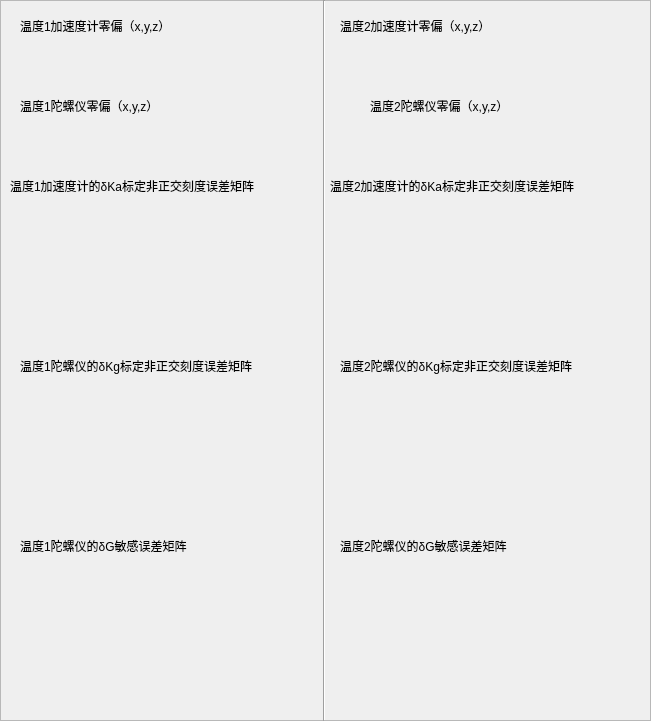
  <widget class="QFrame" name="frame_2">
   <property name="geometry">
    <rect>
     <x>450</x>
     <y>10</y>
     <width>651</width>
     <height>721</height>
    </rect>
   </property>
   <property name="frameShape">
    <enum>QFrame::StyledPanel</enum>
   </property>
   <property name="frameShadow">
    <enum>QFrame::Plain</enum>
   </property>
   <widget class="QLabel" name="Label_bgz_2">
    <property name="geometry">
     <rect>
      <x>540</x>
      <y>120</y>
      <width>91</width>
      <height>41</height>
     </rect>
    </property>
    <property name="text">
     <string/>
    </property>
   </widget>
   <widget class="QLabel" name="Label_ka1_2">
    <property name="geometry">
     <rect>
      <x>340</x>
      <y>200</y>
      <width>91</width>
      <height>41</height>
     </rect>
    </property>
    <property name="text">
     <string/>
    </property>
   </widget>
   <widget class="QLabel" name="Label_G9_1">
    <property name="geometry">
     <rect>
      <x>220</x>
      <y>660</y>
      <width>91</width>
      <height>41</height>
     </rect>
    </property>
    <property name="text">
     <string/>
    </property>
   </widget>
   <widget class="QLabel" name="Label_baz_1">
    <property name="geometry">
     <rect>
      <x>220</x>
      <y>40</y>
      <width>91</width>
      <height>41</height>
     </rect>
    </property>
    <property name="text">
     <string/>
    </property>
   </widget>
   <widget class="QLabel" name="Label_bax_2">
    <property name="geometry">
     <rect>
      <x>340</x>
      <y>40</y>
      <width>91</width>
      <height>41</height>
     </rect>
    </property>
    <property name="text">
     <string/>
    </property>
   </widget>
   <widget class="QLabel" name="Label_kg8_1">
    <property name="geometry">
     <rect>
      <x>220</x>
      <y>430</y>
      <width>91</width>
      <height>41</height>
     </rect>
    </property>
    <property name="text">
     <string/>
    </property>
   </widget>
   <widget class="QLabel" name="Label_kg8_2">
    <property name="geometry">
     <rect>
      <x>540</x>
      <y>430</y>
      <width>91</width>
      <height>41</height>
     </rect>
    </property>
    <property name="text">
     <string/>
    </property>
   </widget>
   <widget class="QLabel" name="Label_G6_2">
    <property name="geometry">
     <rect>
      <x>440</x>
      <y>660</y>
      <width>91</width>
      <height>41</height>
     </rect>
    </property>
    <property name="text">
     <string/>
    </property>
   </widget>
   <widget class="QLabel" name="Label_bgy_1">
    <property name="geometry">
     <rect>
      <x>120</x>
      <y>120</y>
      <width>91</width>
      <height>41</height>
     </rect>
    </property>
    <property name="text">
     <string/>
    </property>
   </widget>
   <widget class="QLabel" name="Label_ka8_2">
    <property name="geometry">
     <rect>
      <x>540</x>
      <y>250</y>
      <width>91</width>
      <height>41</height>
     </rect>
    </property>
    <property name="text">
     <string/>
    </property>
   </widget>
   <widget class="QLabel" name="slabel_35">
    <property name="geometry">
     <rect>
      <x>370</x>
      <y>90</y>
      <width>291</width>
      <height>31</height>
     </rect>
    </property>
    <property name="styleSheet">
     <string notr="true">.QLabel{
border-style: solid;
border-width: 0px;
border-color: black;
}</string>
    </property>
    <property name="text">
     <string>温度2陀螺仪零偏（x,y,z）</string>
    </property>
   </widget>
   <widget class="QLabel" name="Label_kg6_2">
    <property name="geometry">
     <rect>
      <x>440</x>
      <y>480</y>
      <width>91</width>
      <height>41</height>
     </rect>
    </property>
    <property name="text">
     <string/>
    </property>
   </widget>
   <widget class="QLabel" name="Label_ka9_1">
    <property name="geometry">
     <rect>
      <x>220</x>
      <y>300</y>
      <width>91</width>
      <height>41</height>
     </rect>
    </property>
    <property name="text">
     <string/>
    </property>
   </widget>
   <widget class="QLabel" name="Label_G9_2">
    <property name="geometry">
     <rect>
      <x>540</x>
      <y>660</y>
      <width>91</width>
      <height>41</height>
     </rect>
    </property>
    <property name="text">
     <string/>
    </property>
   </widget>
   <widget class="QLabel" name="Label_ka6_1">
    <property name="geometry">
     <rect>
      <x>120</x>
      <y>300</y>
      <width>91</width>
      <height>41</height>
     </rect>
    </property>
    <property name="text">
     <string/>
    </property>
   </widget>
   <widget class="QLabel" name="Label_ka7_2">
    <property name="geometry">
     <rect>
      <x>540</x>
      <y>200</y>
      <width>91</width>
      <height>41</height>
     </rect>
    </property>
    <property name="text">
     <string/>
    </property>
   </widget>
   <widget class="QLabel" name="Label_kg2_2">
    <property name="geometry">
     <rect>
      <x>340</x>
      <y>430</y>
      <width>91</width>
      <height>41</height>
     </rect>
    </property>
    <property name="text">
     <string/>
    </property>
   </widget>
   <widget class="QLabel" name="Label_G6_1">
    <property name="geometry">
     <rect>
      <x>120</x>
      <y>660</y>
      <width>91</width>
      <height>41</height>
     </rect>
    </property>
    <property name="text">
     <string/>
    </property>
   </widget>
   <widget class="QLabel" name="Label_ka2_2">
    <property name="geometry">
     <rect>
      <x>340</x>
      <y>250</y>
      <width>91</width>
      <height>41</height>
     </rect>
    </property>
    <property name="text">
     <string/>
    </property>
   </widget>
   <widget class="QLabel" name="Label_bgx_2">
    <property name="geometry">
     <rect>
      <x>340</x>
      <y>120</y>
      <width>91</width>
      <height>41</height>
     </rect>
    </property>
    <property name="text">
     <string/>
    </property>
   </widget>
   <widget class="QLabel" name="slabel_41">
    <property name="geometry">
     <rect>
      <x>20</x>
      <y>530</y>
      <width>291</width>
      <height>31</height>
     </rect>
    </property>
    <property name="styleSheet">
     <string notr="true">.QLabel{
border-style: solid;
border-width: 0px;
border-color: black;
}</string>
    </property>
    <property name="text">
     <string>温度1陀螺仪的δG敏感误差矩阵</string>
    </property>
    <property name="alignment">
     <set>Qt::AlignLeading|Qt::AlignLeft|Qt::AlignVCenter</set>
    </property>
   </widget>
   <widget class="QLabel" name="slabel_37">
    <property name="geometry">
     <rect>
      <x>340</x>
      <y>350</y>
      <width>301</width>
      <height>31</height>
     </rect>
    </property>
    <property name="styleSheet">
     <string notr="true">.QLabel{
border-style: solid;
border-width: 0px;
border-color: black;
}</string>
    </property>
    <property name="text">
     <string>温度2陀螺仪的δKg标定非正交刻度误差矩阵</string>
    </property>
   </widget>
   <widget class="QLabel" name="Label_ka4_1">
    <property name="geometry">
     <rect>
      <x>120</x>
      <y>202</y>
      <width>91</width>
      <height>41</height>
     </rect>
    </property>
    <property name="text">
     <string/>
    </property>
   </widget>
   <widget class="QLabel" name="Label_kg2_1">
    <property name="geometry">
     <rect>
      <x>20</x>
      <y>430</y>
      <width>91</width>
      <height>41</height>
     </rect>
    </property>
    <property name="text">
     <string/>
    </property>
   </widget>
   <widget class="QLabel" name="Label_ka1_1">
    <property name="geometry">
     <rect>
      <x>20</x>
      <y>202</y>
      <width>91</width>
      <height>41</height>
     </rect>
    </property>
    <property name="text">
     <string/>
    </property>
   </widget>
   <widget class="QLabel" name="Label_G3_2">
    <property name="geometry">
     <rect>
      <x>340</x>
      <y>660</y>
      <width>91</width>
      <height>41</height>
     </rect>
    </property>
    <property name="text">
     <string/>
    </property>
   </widget>
   <widget class="QLabel" name="slabel_34">
    <property name="geometry">
     <rect>
      <x>340</x>
      <y>10</y>
      <width>291</width>
      <height>31</height>
     </rect>
    </property>
    <property name="styleSheet">
     <string notr="true">.QLabel{
border-style: solid;
border-width: 0px;
border-color: black;
}</string>
    </property>
    <property name="text">
     <string>温度2加速度计零偏（x,y,z）</string>
    </property>
   </widget>
   <widget class="QLabel" name="Label_kg1_1">
    <property name="geometry">
     <rect>
      <x>20</x>
      <y>380</y>
      <width>91</width>
      <height>41</height>
     </rect>
    </property>
    <property name="text">
     <string/>
    </property>
   </widget>
   <widget class="QLabel" name="Label_ka9_2">
    <property name="geometry">
     <rect>
      <x>540</x>
      <y>300</y>
      <width>91</width>
      <height>41</height>
     </rect>
    </property>
    <property name="text">
     <string/>
    </property>
   </widget>
   <widget class="QLabel" name="Label_G3_1">
    <property name="geometry">
     <rect>
      <x>20</x>
      <y>660</y>
      <width>91</width>
      <height>41</height>
     </rect>
    </property>
    <property name="text">
     <string/>
    </property>
   </widget>
   <widget class="QLabel" name="Label_ka3_2">
    <property name="geometry">
     <rect>
      <x>340</x>
      <y>300</y>
      <width>91</width>
      <height>41</height>
     </rect>
    </property>
    <property name="text">
     <string/>
    </property>
   </widget>
   <widget class="QLabel" name="Label_kg9_1">
    <property name="geometry">
     <rect>
      <x>220</x>
      <y>480</y>
      <width>91</width>
      <height>41</height>
     </rect>
    </property>
    <property name="text">
     <string/>
    </property>
   </widget>
   <widget class="QLabel" name="Label_kg7_1">
    <property name="geometry">
     <rect>
      <x>220</x>
      <y>380</y>
      <width>91</width>
      <height>41</height>
     </rect>
    </property>
    <property name="text">
     <string/>
    </property>
   </widget>
   <widget class="QLabel" name="Label_ka4_2">
    <property name="geometry">
     <rect>
      <x>440</x>
      <y>200</y>
      <width>91</width>
      <height>41</height>
     </rect>
    </property>
    <property name="text">
     <string/>
    </property>
   </widget>
   <widget class="QLabel" name="Label_ka5_2">
    <property name="geometry">
     <rect>
      <x>440</x>
      <y>250</y>
      <width>91</width>
      <height>41</height>
     </rect>
    </property>
    <property name="text">
     <string/>
    </property>
   </widget>
   <widget class="QLabel" name="Label_G5_1">
    <property name="geometry">
     <rect>
      <x>120</x>
      <y>610</y>
      <width>91</width>
      <height>41</height>
     </rect>
    </property>
    <property name="text">
     <string/>
    </property>
   </widget>
   <widget class="QLabel" name="slabel_42">
    <property name="geometry">
     <rect>
      <x>330</x>
      <y>170</y>
      <width>311</width>
      <height>31</height>
     </rect>
    </property>
    <property name="styleSheet">
     <string notr="true">.QLabel{
border-style: solid;
border-width: 0px;
border-color: black;
}</string>
    </property>
    <property name="text">
     <string>温度2加速度计的δKa标定非正交刻度误差矩阵</string>
    </property>
    <property name="alignment">
     <set>Qt::AlignLeading|Qt::AlignLeft|Qt::AlignVCenter</set>
    </property>
   </widget>
   <widget class="QLabel" name="Label_G1_2">
    <property name="geometry">
     <rect>
      <x>340</x>
      <y>560</y>
      <width>91</width>
      <height>41</height>
     </rect>
    </property>
    <property name="text">
     <string/>
    </property>
   </widget>
   <widget class="QLabel" name="Label_ka5_1">
    <property name="geometry">
     <rect>
      <x>120</x>
      <y>250</y>
      <width>91</width>
      <height>41</height>
     </rect>
    </property>
    <property name="text">
     <string/>
    </property>
   </widget>
   <widget class="QLabel" name="Label_bgx_1">
    <property name="geometry">
     <rect>
      <x>20</x>
      <y>120</y>
      <width>91</width>
      <height>41</height>
     </rect>
    </property>
    <property name="text">
     <string/>
    </property>
   </widget>
   <widget class="QLabel" name="Label_ka3_1">
    <property name="geometry">
     <rect>
      <x>20</x>
      <y>300</y>
      <width>91</width>
      <height>41</height>
     </rect>
    </property>
    <property name="text">
     <string/>
    </property>
   </widget>
   <widget class="QLabel" name="Label_bgz_1">
    <property name="geometry">
     <rect>
      <x>220</x>
      <y>120</y>
      <width>91</width>
      <height>41</height>
     </rect>
    </property>
    <property name="text">
     <string/>
    </property>
   </widget>
   <widget class="QLabel" name="slabel_38">
    <property name="geometry">
     <rect>
      <x>340</x>
      <y>530</y>
      <width>291</width>
      <height>31</height>
     </rect>
    </property>
    <property name="styleSheet">
     <string notr="true">.QLabel{
border-style: solid;
border-width: 0px;
border-color: black;
}</string>
    </property>
    <property name="text">
     <string>温度2陀螺仪的δG敏感误差矩阵</string>
    </property>
    <property name="alignment">
     <set>Qt::AlignLeading|Qt::AlignLeft|Qt::AlignVCenter</set>
    </property>
   </widget>
   <widget class="QLabel" name="slabel_39">
    <property name="geometry">
     <rect>
      <x>20</x>
      <y>90</y>
      <width>291</width>
      <height>31</height>
     </rect>
    </property>
    <property name="styleSheet">
     <string notr="true">.QLabel{
border-style: solid;
border-width: 0px;
border-color: black;
}</string>
    </property>
    <property name="text">
     <string>温度1陀螺仪零偏（x,y,z）</string>
    </property>
   </widget>
   <widget class="QLabel" name="Label_bgy_2">
    <property name="geometry">
     <rect>
      <x>440</x>
      <y>120</y>
      <width>91</width>
      <height>41</height>
     </rect>
    </property>
    <property name="text">
     <string/>
    </property>
   </widget>
   <widget class="QLabel" name="Label_kg9_2">
    <property name="geometry">
     <rect>
      <x>540</x>
      <y>480</y>
      <width>91</width>
      <height>41</height>
     </rect>
    </property>
    <property name="text">
     <string/>
    </property>
   </widget>
   <widget class="QLabel" name="Label_G7_1">
    <property name="geometry">
     <rect>
      <x>220</x>
      <y>560</y>
      <width>91</width>
      <height>41</height>
     </rect>
    </property>
    <property name="text">
     <string/>
    </property>
   </widget>
   <widget class="QLabel" name="Label_ka6_2">
    <property name="geometry">
     <rect>
      <x>440</x>
      <y>300</y>
      <width>91</width>
      <height>41</height>
     </rect>
    </property>
    <property name="text">
     <string/>
    </property>
   </widget>
   <widget class="QLabel" name="Label_kg1_2">
    <property name="geometry">
     <rect>
      <x>340</x>
      <y>380</y>
      <width>91</width>
      <height>41</height>
     </rect>
    </property>
    <property name="text">
     <string/>
    </property>
   </widget>
   <widget class="QLabel" name="slabel_43">
    <property name="geometry">
     <rect>
      <x>20</x>
      <y>350</y>
      <width>301</width>
      <height>31</height>
     </rect>
    </property>
    <property name="styleSheet">
     <string notr="true">.QLabel{
border-style: solid;
border-width: 0px;
border-color: black;
}</string>
    </property>
    <property name="text">
     <string>温度1陀螺仪的δKg标定非正交刻度误差矩阵</string>
    </property>
   </widget>
   <widget class="QLabel" name="Label_G8_2">
    <property name="geometry">
     <rect>
      <x>540</x>
      <y>610</y>
      <width>91</width>
      <height>41</height>
     </rect>
    </property>
    <property name="text">
     <string/>
    </property>
   </widget>
   <widget class="QLabel" name="Label_bax_1">
    <property name="geometry">
     <rect>
      <x>20</x>
      <y>40</y>
      <width>91</width>
      <height>41</height>
     </rect>
    </property>
    <property name="text">
     <string/>
    </property>
   </widget>
   <widget class="QLabel" name="Label_kg4_2">
    <property name="geometry">
     <rect>
      <x>440</x>
      <y>380</y>
      <width>91</width>
      <height>41</height>
     </rect>
    </property>
    <property name="text">
     <string/>
    </property>
   </widget>
   <widget class="QLabel" name="Label_kg5_2">
    <property name="geometry">
     <rect>
      <x>440</x>
      <y>430</y>
      <width>91</width>
      <height>41</height>
     </rect>
    </property>
    <property name="text">
     <string/>
    </property>
   </widget>
   <widget class="QLabel" name="Label_G4_1">
    <property name="geometry">
     <rect>
      <x>120</x>
      <y>560</y>
      <width>91</width>
      <height>41</height>
     </rect>
    </property>
    <property name="text">
     <string/>
    </property>
   </widget>
   <widget class="QLabel" name="Label_G7_2">
    <property name="geometry">
     <rect>
      <x>540</x>
      <y>560</y>
      <width>91</width>
      <height>41</height>
     </rect>
    </property>
    <property name="text">
     <string/>
    </property>
   </widget>
   <widget class="QLabel" name="slabel_40">
    <property name="geometry">
     <rect>
      <x>20</x>
      <y>10</y>
      <width>291</width>
      <height>31</height>
     </rect>
    </property>
    <property name="styleSheet">
     <string notr="true">.QLabel{
border-style: solid;
border-width: 0px;
border-color: black;
}</string>
    </property>
    <property name="text">
     <string>温度1加速度计零偏（x,y,z）</string>
    </property>
   </widget>
   <widget class="QLabel" name="Label_baz_2">
    <property name="geometry">
     <rect>
      <x>540</x>
      <y>40</y>
      <width>91</width>
      <height>41</height>
     </rect>
    </property>
    <property name="text">
     <string/>
    </property>
   </widget>
   <widget class="QLabel" name="Label_ka8_1">
    <property name="geometry">
     <rect>
      <x>220</x>
      <y>250</y>
      <width>91</width>
      <height>41</height>
     </rect>
    </property>
    <property name="text">
     <string/>
    </property>
   </widget>
   <widget class="QLabel" name="Label_bay_1">
    <property name="geometry">
     <rect>
      <x>120</x>
      <y>40</y>
      <width>91</width>
      <height>41</height>
     </rect>
    </property>
    <property name="text">
     <string/>
    </property>
   </widget>
   <widget class="QLabel" name="Label_kg4_1">
    <property name="geometry">
     <rect>
      <x>120</x>
      <y>380</y>
      <width>91</width>
      <height>41</height>
     </rect>
    </property>
    <property name="text">
     <string/>
    </property>
   </widget>
   <widget class="QLabel" name="Label_G8_1">
    <property name="geometry">
     <rect>
      <x>220</x>
      <y>610</y>
      <width>91</width>
      <height>41</height>
     </rect>
    </property>
    <property name="text">
     <string/>
    </property>
   </widget>
   <widget class="QLabel" name="Label_ka2_1">
    <property name="geometry">
     <rect>
      <x>20</x>
      <y>250</y>
      <width>91</width>
      <height>41</height>
     </rect>
    </property>
    <property name="text">
     <string/>
    </property>
   </widget>
   <widget class="QLabel" name="Label_G2_1">
    <property name="geometry">
     <rect>
      <x>20</x>
      <y>610</y>
      <width>91</width>
      <height>41</height>
     </rect>
    </property>
    <property name="text">
     <string/>
    </property>
   </widget>
   <widget class="QLabel" name="Label_kg7_2">
    <property name="geometry">
     <rect>
      <x>540</x>
      <y>380</y>
      <width>91</width>
      <height>41</height>
     </rect>
    </property>
    <property name="text">
     <string/>
    </property>
   </widget>
   <widget class="QLabel" name="Label_kg5_1">
    <property name="geometry">
     <rect>
      <x>120</x>
      <y>430</y>
      <width>91</width>
      <height>41</height>
     </rect>
    </property>
    <property name="text">
     <string/>
    </property>
   </widget>
   <widget class="QLabel" name="slabel_36">
    <property name="geometry">
     <rect>
      <x>10</x>
      <y>170</y>
      <width>311</width>
      <height>31</height>
     </rect>
    </property>
    <property name="styleSheet">
     <string notr="true">.QLabel{
border-style: solid;
border-width: 0px;
border-color: black;
}</string>
    </property>
    <property name="text">
     <string>温度1加速度计的δKa标定非正交刻度误差矩阵</string>
    </property>
    <property name="alignment">
     <set>Qt::AlignLeading|Qt::AlignLeft|Qt::AlignVCenter</set>
    </property>
   </widget>
   <widget class="QLabel" name="Label_kg3_2">
    <property name="geometry">
     <rect>
      <x>340</x>
      <y>480</y>
      <width>91</width>
      <height>41</height>
     </rect>
    </property>
    <property name="text">
     <string/>
    </property>
   </widget>
   <widget class="QLabel" name="Label_G1_1">
    <property name="geometry">
     <rect>
      <x>20</x>
      <y>560</y>
      <width>91</width>
      <height>41</height>
     </rect>
    </property>
    <property name="text">
     <string/>
    </property>
   </widget>
   <widget class="QLabel" name="Label_G4_2">
    <property name="geometry">
     <rect>
      <x>440</x>
      <y>560</y>
      <width>91</width>
      <height>41</height>
     </rect>
    </property>
    <property name="text">
     <string/>
    </property>
   </widget>
   <widget class="QLabel" name="Label_bay_2">
    <property name="geometry">
     <rect>
      <x>440</x>
      <y>40</y>
      <width>91</width>
      <height>41</height>
     </rect>
    </property>
    <property name="text">
     <string/>
    </property>
   </widget>
   <widget class="QLabel" name="Label_G5_2">
    <property name="geometry">
     <rect>
      <x>440</x>
      <y>610</y>
      <width>91</width>
      <height>41</height>
     </rect>
    </property>
    <property name="text">
     <string/>
    </property>
   </widget>
   <widget class="QLabel" name="Label_ka7_1">
    <property name="geometry">
     <rect>
      <x>220</x>
      <y>202</y>
      <width>91</width>
      <height>41</height>
     </rect>
    </property>
    <property name="text">
     <string/>
    </property>
   </widget>
   <widget class="QLabel" name="Label_kg6_1">
    <property name="geometry">
     <rect>
      <x>120</x>
      <y>480</y>
      <width>91</width>
      <height>41</height>
     </rect>
    </property>
    <property name="text">
     <string/>
    </property>
   </widget>
   <widget class="QLabel" name="Label_kg3_1">
    <property name="geometry">
     <rect>
      <x>20</x>
      <y>480</y>
      <width>91</width>
      <height>41</height>
     </rect>
    </property>
    <property name="text">
     <string/>
    </property>
   </widget>
   <widget class="QLabel" name="Label_G2_2">
    <property name="geometry">
     <rect>
      <x>340</x>
      <y>610</y>
      <width>91</width>
      <height>41</height>
     </rect>
    </property>
    <property name="text">
     <string/>
    </property>
   </widget>
   <widget class="Line" name="line_6">
    <property name="geometry">
     <rect>
      <x>309</x>
      <y>0</y>
      <width>31</width>
      <height>721</height>
     </rect>
    </property>
    <property name="orientation">
     <enum>Qt::Vertical</enum>
    </property>
   </widget>
  </widget>
